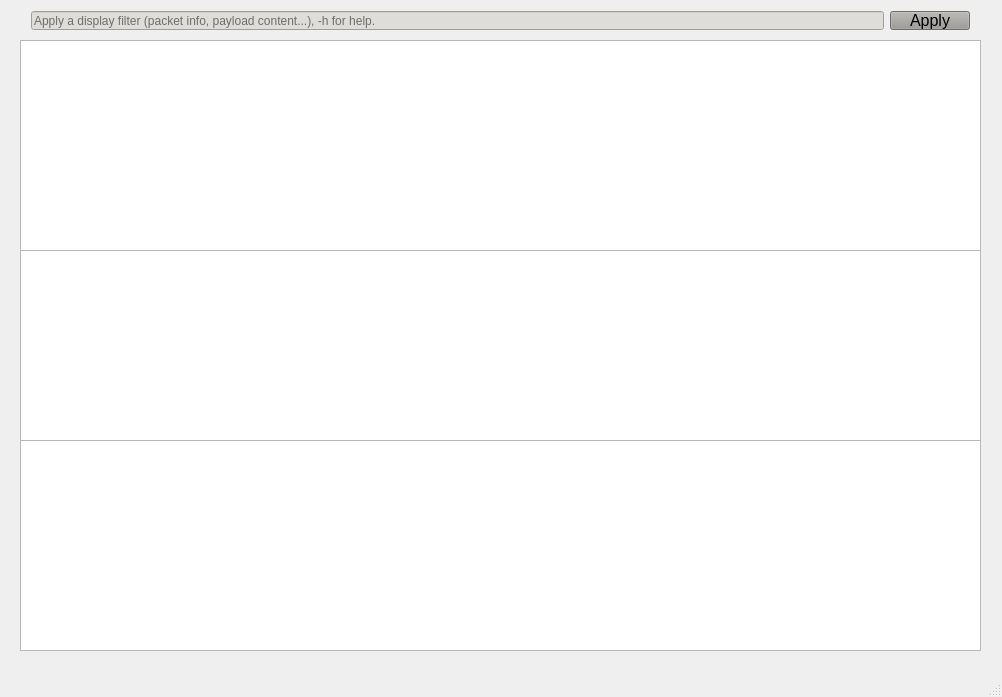
<?xml version="1.0" encoding="UTF-8"?>
<ui version="4.0">
 <class>MainWindow</class>
 <widget class="QMainWindow" name="MainWindow">
  <property name="geometry">
   <rect>
    <x>0</x>
    <y>0</y>
    <width>1002</width>
    <height>697</height>
   </rect>
  </property>
  <property name="windowTitle">
   <string>MainWindow</string>
  </property>
  <property name="styleSheet">
   <string notr="true"/>
  </property>
  <widget class="QWidget" name="centralWidget">
   <widget class="QWidget" name="layoutWidget">
    <property name="geometry">
     <rect>
      <x>20</x>
      <y>0</y>
      <width>961</width>
      <height>41</height>
     </rect>
    </property>
    <layout class="QHBoxLayout" name="filter">
     <item>
      <layout class="QHBoxLayout" name="horizontalLayout_3">
       <item>
        <widget class="QLineEdit" name="filter_rule">
         <property name="styleSheet">
          <string notr="true">background-color: rgb(222, 221, 218);</string>
         </property>
         <property name="placeholderText">
          <string>Apply a display filter (packet info, payload content...), -h for help.</string>
         </property>
        </widget>
       </item>
      </layout>
     </item>
     <item>
      <widget class="QPushButton" name="filterButton">
       <property name="font">
        <font>
         <pointsize>12</pointsize>
        </font>
       </property>
       <property name="styleSheet">
        <string notr="true">color: rgb(0, 0, 0);
background-color: rgb(154, 153, 150);</string>
       </property>
       <property name="text">
        <string>Apply</string>
       </property>
      </widget>
     </item>
    </layout>
   </widget>
   <widget class="QTableView" name="tableView">
    <property name="geometry">
     <rect>
      <x>20</x>
      <y>40</y>
      <width>961</width>
      <height>211</height>
     </rect>
    </property>
   </widget>
   <widget class="QTreeView" name="treeView">
    <property name="geometry">
     <rect>
      <x>20</x>
      <y>250</y>
      <width>961</width>
      <height>191</height>
     </rect>
    </property>
   </widget>
   <widget class="QTextBrowser" name="textBrowser">
    <property name="geometry">
     <rect>
      <x>20</x>
      <y>440</y>
      <width>961</width>
      <height>211</height>
     </rect>
    </property>
   </widget>
  </widget>
  <widget class="QMenuBar" name="menuBar">
   <property name="geometry">
    <rect>
     <x>0</x>
     <y>0</y>
     <width>1002</width>
     <height>22</height>
    </rect>
   </property>
  </widget>
  <widget class="QStatusBar" name="statusBar"/>
 </widget>
 <layoutdefault spacing="6" margin="11"/>
 <resources/>
 <connections/>
</ui>
